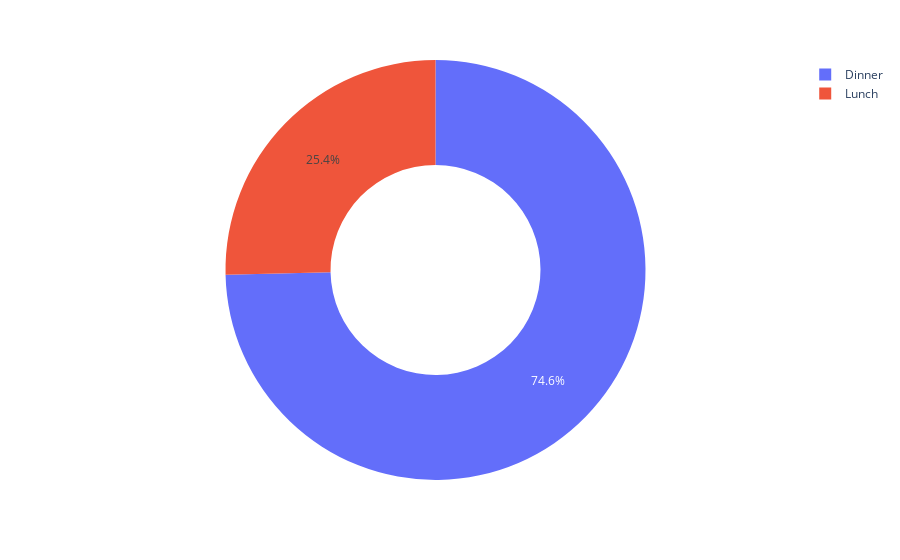

Notebook source saved alongside this figure:
### Code cell
figure = px.pie(data, values='tip', names='time',hole = 0.5)
figure.show()

### Figure 1 — Plotly figure (JSON) as saved in the notebook; plotly's stock layout.template omitted (floating-point values rounded to 4 significant figures; data arrays with more than 128 entries replaced by an {"elided": "..."} marker saying what was removed)
{"data": [{"domain": {"x": [0, 1], "y": [0, 1]}, "hole": 0.5, "hovertemplate": "time=%{label}<br>tip=%{value}<extra></extra>", "labels": {"elided": "244 str values"}, "legendgroup": "", "name": "", "showlegend": true, "type": "pie", "values": {"elided": "244 float values"}}], "layout": {"legend": {"tracegroupgap": 0}, "margin": {"t": 60}}}
